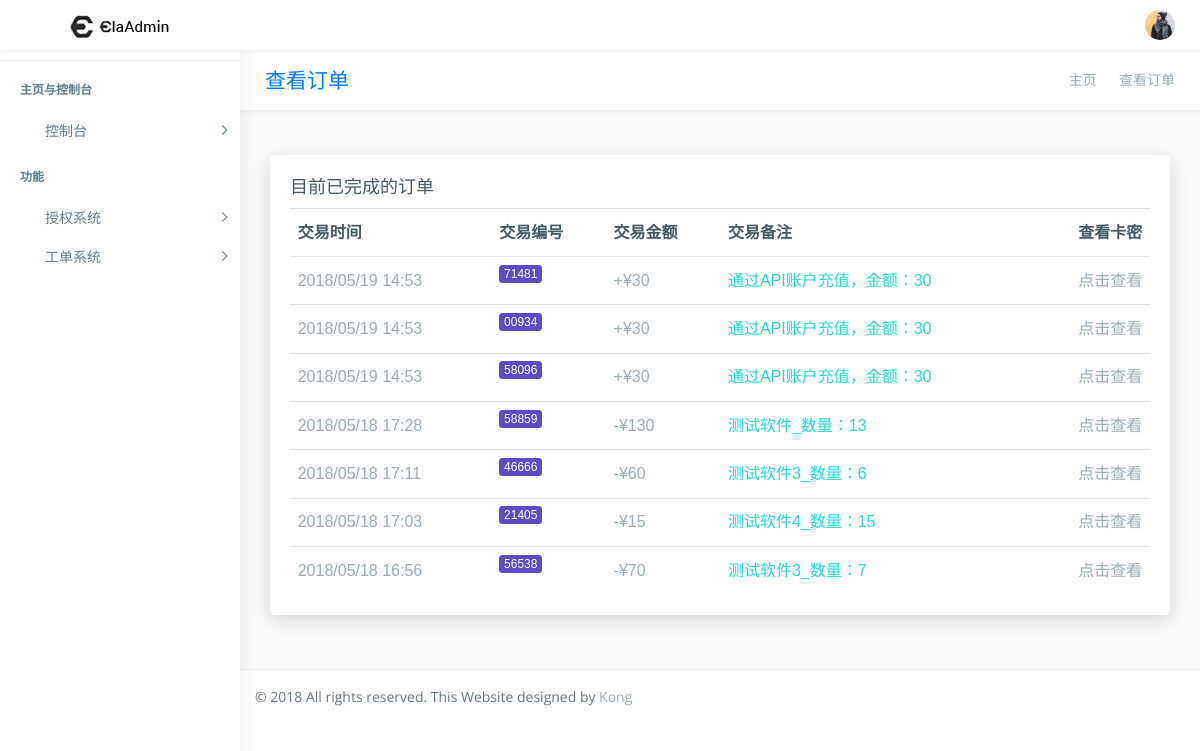
Screenshot of /shop/check_all_deal/ (signed in) with the database file from the repository.
### main_app/models.py (models this page shows)
class Deal_record(models.Model):
    time = models.DateTimeField(verbose_name="交易时间",auto_now_add=True)
    deal_code = models.CharField(verbose_name="交易编号",max_length=5)
    acount = models.ForeignKey(User,verbose_name="交易账户")
    money = models.PositiveIntegerField(default=0,verbose_name="交易金额")
    symbol =models.BooleanField(default=True,verbose_name="正负符号") #如果为True，就是交易为入账，如果为负，账户出账
    notes = models.CharField(default="无",verbose_name="交易备注",max_length=30,blank=True)

### main_app/views/web/base_web.py (the view)
# urls.py: url(r'^shop/check_all_deal/$',check_all_deal,name='check_all_deal'),
@login_required
def check_all_deal(request):
    all_deal = Deal_record.objects.filter(acount=request.user).order_by("time")
    all_deal = all_deal.reverse()
    context = {"all_deal":all_deal}
    return render(request,"page-deal.html",context)

### templates/page-deal.html (shortened to what this page needs)
{% extends "base.html" %}
{% load staticfiles %}
{% block wrapper %}
        <div class="page-wrapper">
            <div class="row page-titles">
                <div class="col-md-5 align-self-center">
                    <h3 class="text-primary">查看订单</h3> </div>
                <div class="col-md-7 align-self-center">
                    <ol class="breadcrumb">
                        <li class="breadcrumb-item"><a href="{% url "index" %}">主页</a></li>
                        <li class="breadcrumb-item active">查看订单</li>
                    </ol>
                </div>
            </div>
            <div class="container-fluid">
                <div class="row">
                    <div class="col-lg-12">
                        <div class="card">
                            <div class="card-title">
                                <h4>目前已完成的订单 </h4>
                            </div>
                            <div class="card-body">
                                <div class="table-responsive">
                                    <table class="table table-hover ">
                                        <thead>
                                            <tr>
                                                <th>交易时间</th>
                                                <th>交易编号</th>
                                                <th>交易金额</th>
                                                <th>交易备注</th>
                                                <th>查看卡密</th>
                                            </tr>
                                        </thead>
                                        <tbody>
                                        {% if all_deal %}
                                            {% for i in all_deal %}
                                            <tr>
                                                <td>{{ i.time|date:"Y/m/d H:i" }}</td>
                                                <td><span class="badge badge-primary">{{ i.deal_code }}</span></td>
                                                <td>
                                                    {% if i.symbol %}
                                                    +¥{{ i.money }}
                                                    {% else %}
                                                    -¥{{ i.money }}
                                                    {% endif %}
                                                </td>
                                                <td class="color-success">{{ i.notes }}</td>
                                                <td><a href="{% url "check_deal" i.deal_code %}">点击查看</a></td>
                                            </tr>
                                            {% endfor %}
                                        {% endif %}
                                        </tbody>
                                    </table>
                                </div>
                            </div>
                        </div>
                    </div>
                </div>
            </div>
{% endblock wrapper %}

### rows the page displays
Deal_record: time "2018/05/19 14:53", deal_code "71481", money "30", notes "通过API账户充值，金额：30"
Deal_record: time "2018/05/19 14:53", deal_code "00934", money "30", notes "通过API账户充值，金额：30"
Deal_record: time "2018/05/19 14:53", deal_code "58096", money "30", notes "通过API账户充值，金额：30"
Deal_record: time "2018/05/18 17:28", deal_code "58859", money "130", notes "测试软件_数量：13"
Deal_record: time "2018/05/18 17:11", deal_code "46666", money "60", notes "测试软件3_数量：6"
Deal_record: time "2018/05/18 17:03", deal_code "21405", money "15", notes "测试软件4_数量：15"
Deal_record: time "2018/05/18 16:56", deal_code "56538", money "70", notes "测试软件3_数量：7"
